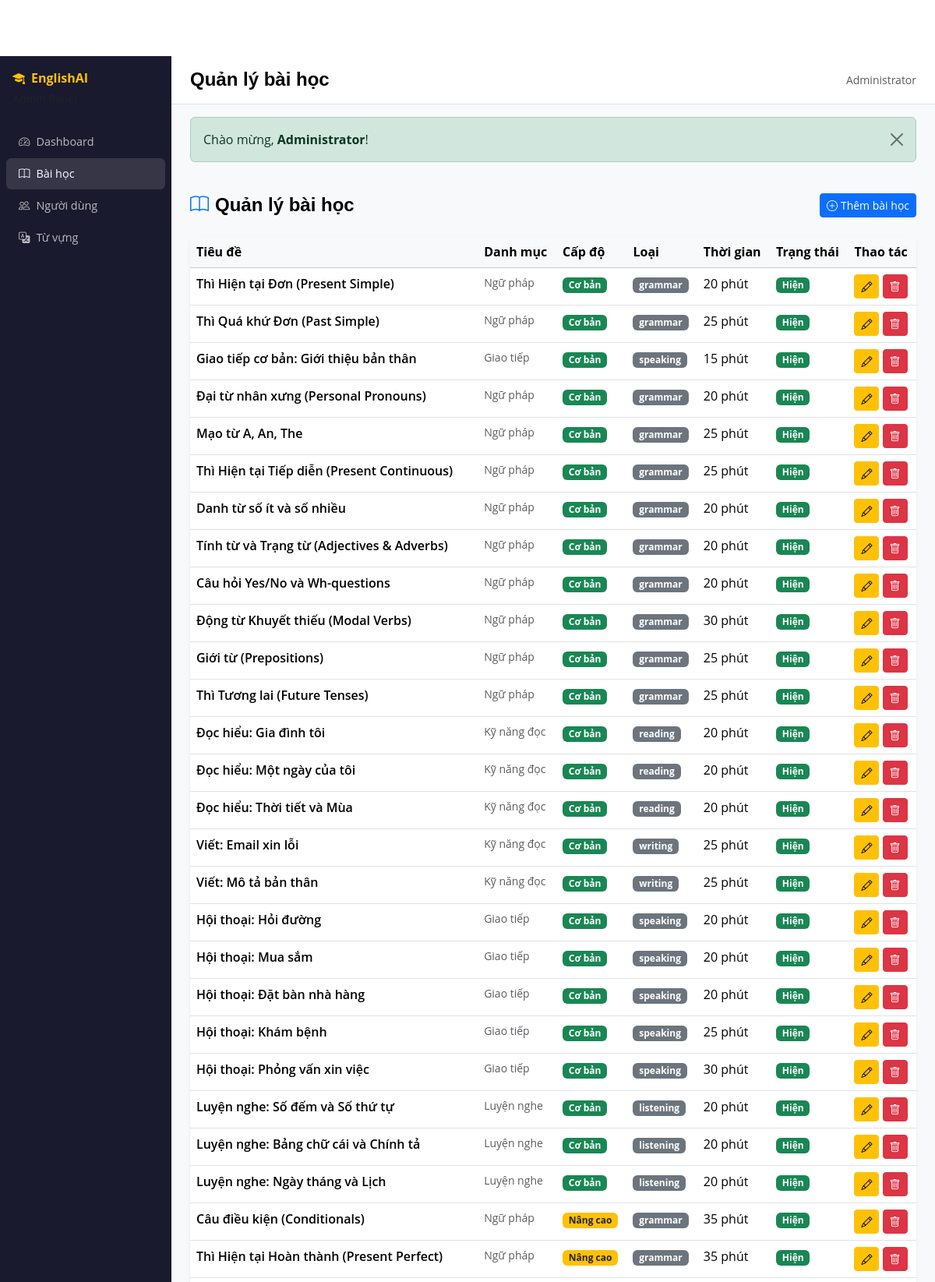
/quan-tri/bai-hoc (signed in, upper part), run on the app's committed database.
### tables this page shows
CREATE TABLE lessons (
    id INT AUTO_INCREMENT PRIMARY KEY,
    category_id INT,
    title VARCHAR(255) NOT NULL,
    slug VARCHAR(255) UNIQUE NOT NULL,
    content LONGTEXT NOT NULL,
    level ENUM('basic','advanced','premium') DEFAULT 'basic',
    lesson_type ENUM('reading','listening','grammar','writing','speaking') DEFAULT 'reading',
    duration INT DEFAULT 15,
    thumbnail VARCHAR(255) DEFAULT NULL,
    is_active TINYINT(1) DEFAULT 1,
    order_num INT DEFAULT 0,
    created_at TIMESTAMP DEFAULT CURRENT_TIMESTAMP,
    FOREIGN KEY (category_id) REFERENCES categories(id) ON DELETE SET NULL
);

CREATE TABLE categories (
    id INT AUTO_INCREMENT PRIMARY KEY,
    name VARCHAR(100) NOT NULL,
    slug VARCHAR(100) UNIQUE NOT NULL,
    icon VARCHAR(50) DEFAULT 'bi-book',
    description TEXT,
    created_at TIMESTAMP DEFAULT CURRENT_TIMESTAMP
);

### config/config.php (called while the page is built, shortened)
<?php
function getLevelBadge(string $lv): string {
    return ['basic'=>'<span class="badge bg-success">Cơ bản</span>','advanced'=>'<span class="badge bg-warning text-dark">Nâng cao</span>','premium'=>'<span class="badge bg-danger">Cấp cao</span>'][$lv] ?? '';
}
function sanitize($d): string        { return htmlspecialchars(strip_tags(trim((string)$d))); }
function render(string $view, array $data = []): void {
    extract($data);
    $f = ROOT.'/app/views/'.$view.'.php';
    file_exists($f) ? require $f : die("View không tồn tại: $view");
}

### app/controllers/Admin.php (called while the page is built, shortened)
<?php
require_once ROOT.'/config/config.php';
require_once ROOT.'/app/models/BaiHoc.php';
class Admin {
    public function quanLyBaiHoc(): void {
        global $conn; requireAdmin(); $model=new BaiHoc($conn);
        $hd=sanitize($_GET['hanh_dong']??'ds'); $id=(int)($_GET['id']??0);
        render('admin/quan_ly_bai_hoc',['pageTitle'=>'Quản lý bài học','model'=>$model,'danhMuc'=>$model->danhMuc(),'danhSach'=>$model->danhSach([]),'hd'=>$hd,'id'=>$id,'editBH'=>$id?$model->timTheoId($id):null]);
    }
}

### app/models/BaiHoc.php (called while the page is built, shortened)
<?php
class BaiHoc {
    private $conn;
    public function __construct($conn) { $this->conn=$conn; }
    public function danhSach(array $loc=[]): array {
        $w="WHERE l.is_active=1";
        $r=$this->conn->query("SELECT l.*,c.name ten_danh_muc FROM lessons l LEFT JOIN categories c ON l.category_id=c.id $w ORDER BY l.level,l.order_num,l.id");
        $rows=[]; while($row=$r->fetch_assoc())$rows[]=$row; return $rows;
    }
}

### app/views/admin/quan_ly_bai_hoc.php (the view, shortened to what this page needs)
<?php
include ROOT.'/app/views/layout/admin_start.php';
?>
<div class="d-flex justify-content-between align-items-center mb-4">
  <h5 class="fw-bold mb-0"><i class="bi bi-book text-primary me-2"></i>Quản lý bài học</h5>
  <a href="?hanh_dong=them" class="btn btn-primary btn-sm"><i class="bi bi-plus-circle me-1"></i>Thêm bài học</a>
</div>
<div class="card border-0 shadow-sm">
  <div class="card-body p-0">
    <table class="table table-hover mb-0">
      <thead class="table-light"><tr>
        <th>Tiêu đề</th><th>Danh mục</th><th>Cấp độ</th><th>Loại</th><th>Thời gian</th><th>Trạng thái</th><th>Thao tác</th>
      </tr></thead>
      <tbody>
        <?php foreach($danhSach as $l): ?>
        <tr>
          <td class="fw-semibold"><?= sanitize($l['title']) ?></td>
          <td class="small text-muted"><?= sanitize($l['ten_danh_muc']??'') ?></td>
          <td><?= getLevelBadge($l['level']) ?></td>
          <td><span class="badge bg-secondary"><?= $l['lesson_type'] ?></span></td>
          <td><?= $l['duration'] ?> phút</td>
          <td><?= $l['is_active']?'<span class="badge bg-success">Hiện</span>':'<span class="badge bg-secondary">Ẩn</span>' ?></td>
          <td>
            <a href="?hanh_dong=sua&id=<?= $l['id'] ?>" class="btn btn-sm btn-warning"><i class="bi bi-pencil"></i></a>
            <a href="?hanh_dong=xoa&id=<?= $l['id'] ?>" class="btn btn-sm btn-danger" onclick="return confirm('Xóa bài học này?')"><i class="bi bi-trash"></i></a>
          </td>
        </tr>
        <?php endforeach; ?>
      </tbody>
    </table>
  </div>
</div>
<?php include ROOT.'/app/views/layout/admin_end.php'; ?>

### public/assets/css/templatemo-topic-listing.css (style rules this page uses)
:root { --white-color: #ffffff; --primary-color: #13547a; --secondary-color: #80d0c7; --section-bg-color: #f0f8ff; --custom-btn-bg-color: #80d0c7; --custom-btn-bg-hover-color: #13547a; --dark-color: #000000; --p-color: #717275; --border-color: #7fffd4; --link-hover-color: #13547a; --body-font-family: 'Open Sans', sans-serif; --title-font-family: 'Montserrat', sans-serif; --h1-font-size: 58px; --h2-font-size: 46px; --h3-font-size: 32px; --h4-font-size: 28px; --h5-font-size: 24px; --h6-font-size: 22px; --p-font-size: 20px; --menu-font-size: 14px; --btn-font-size: 18px; --copyright-font-size: 16px; --border-radius-large: 100px; --border-radius-medium: 20px; --border-radius-small: 10px; --font-weight-normal: 400; --font-weight-medium: 500; --font-weight-semibold: 600; --font-weight-bold: 700; }
body { background-color: var(--white-color); font-family: var(--body-font-family); }
h2, h3, h4, h5, h6 { color: var(--dark-color); }
h1, h2, h3, h4, h5, h6 { font-family: var(--title-font-family); font-weight: var(--font-weight-semibold); }
h5 { font-size: var(--h5-font-size); }
a, button { touch-action: manipulation; transition: all 0.3s; }
a { display: inline-block; color: var(--primary-color); text-decoration: none; }
b, strong { font-weight: var(--font-weight-bold); }

### public/assets/css/custom.css (style rules this page uses)
body { padding-top: 72px; }

### data on the page
lessons: title "Thì Hiện tại Đơn (Present Simple)", category.name "Ngữ pháp", level "Cơ bản", lesson_type "grammar", duration "20", is_active "Hiện"
lessons: title "Thì Quá khứ Đơn (Past Simple)", category.name "Ngữ pháp", level "Cơ bản", lesson_type "grammar", duration "25", is_active "Hiện"
lessons: title "Giao tiếp cơ bản: Giới thiệu bản thân", category.name "Giao tiếp", level "Cơ bản", lesson_type "speaking", duration "15", is_active "Hiện"
lessons: title "Đại từ nhân xưng (Personal Pronouns)", category.name "Ngữ pháp", level "Cơ bản", lesson_type "grammar", duration "20", is_active "Hiện"
lessons: title "Mạo từ A, An, The", category.name "Ngữ pháp", level "Cơ bản", lesson_type "grammar", duration "25", is_active "Hiện"
lessons: title "Thì Hiện tại Tiếp diễn (Present Continuous)", category.name "Ngữ pháp", level "Cơ bản", lesson_type "grammar", duration "25", is_active "Hiện"
lessons: title "Danh từ số ít và số nhiều", category.name "Ngữ pháp", level "Cơ bản", lesson_type "grammar", duration "20", is_active "Hiện"
lessons: title "Tính từ và Trạng từ (Adjectives & Adverbs)", category.name "Ngữ pháp", level "Cơ bản", lesson_type "grammar", duration "20", is_active "Hiện"
lessons: title "Câu hỏi Yes/No và Wh-questions", category.name "Ngữ pháp", level "Cơ bản", lesson_type "grammar", duration "20", is_active "Hiện"
lessons: title "Động từ Khuyết thiếu (Modal Verbs)", category.name "Ngữ pháp", level "Cơ bản", lesson_type "grammar", duration "30", is_active "Hiện"
lessons: title "Giới từ (Prepositions)", category.name "Ngữ pháp", level "Cơ bản", lesson_type "grammar", duration "25", is_active "Hiện"
lessons: title "Thì Tương lai (Future Tenses)", category.name "Ngữ pháp", level "Cơ bản", lesson_type "grammar", duration "25", is_active "Hiện"
lessons: title "Đọc hiểu: Gia đình tôi", category.name "Kỹ năng đọc", level "Cơ bản", lesson_type "reading", duration "20", is_active "Hiện"
lessons: title "Đọc hiểu: Một ngày của tôi", category.name "Kỹ năng đọc", level "Cơ bản", lesson_type "reading", duration "20", is_active "Hiện"
lessons: title "Đọc hiểu: Thời tiết và Mùa", category.name "Kỹ năng đọc", level "Cơ bản", lesson_type "reading", duration "20", is_active "Hiện"
lessons: title "Viết: Email xin lỗi", category.name "Kỹ năng đọc", level "Cơ bản", lesson_type "writing", duration "25", is_active "Hiện"
lessons: title "Viết: Mô tả bản thân", category.name "Kỹ năng đọc", level "Cơ bản", lesson_type "writing", duration "25", is_active "Hiện"
lessons: title "Hội thoại: Hỏi đường", category.name "Giao tiếp", level "Cơ bản", lesson_type "speaking", duration "20", is_active "Hiện"
lessons: title "Hội thoại: Mua sắm", category.name "Giao tiếp", level "Cơ bản", lesson_type "speaking", duration "20", is_active "Hiện"
lessons: title "Hội thoại: Đặt bàn nhà hàng", category.name "Giao tiếp", level "Cơ bản", lesson_type "speaking", duration "20", is_active "Hiện"
lessons: title "Hội thoại: Khám bệnh", category.name "Giao tiếp", level "Cơ bản", lesson_type "speaking", duration "25", is_active "Hiện"
lessons: title "Hội thoại: Phỏng vấn xin việc", category.name "Giao tiếp", level "Cơ bản", lesson_type "speaking", duration "30", is_active "Hiện"
lessons: title "Luyện nghe: Số đếm và Số thứ tự", category.name "Luyện nghe", level "Cơ bản", lesson_type "listening", duration "20", is_active "Hiện"
lessons: title "Luyện nghe: Bảng chữ cái và Chính tả", category.name "Luyện nghe", level "Cơ bản", lesson_type "listening", duration "20", is_active "Hiện"
lessons: title "Luyện nghe: Ngày tháng và Lịch", category.name "Luyện nghe", level "Cơ bản", lesson_type "listening", duration "20", is_active "Hiện"
lessons: title "Câu điều kiện (Conditionals)", category.name "Ngữ pháp", level "Nâng cao", lesson_type "grammar", duration "35", is_active "Hiện"
lessons: title "Thì Hiện tại Hoàn thành (Present Perfect)", category.name "Ngữ pháp", level "Nâng cao", lesson_type "grammar", duration "35", is_active "Hiện"

### other printed values
SITE_NAME "EnglishAI"
$label "Dashboard"
$label "Bài học"
$label "Người dùng"
$label "Từ vựng"
$pageTitle "Quản lý bài học"
$_SESSION['fullname'] "Administrator"
$_SESSION['flash']['message'] "Chào mừng, Administrator !"
